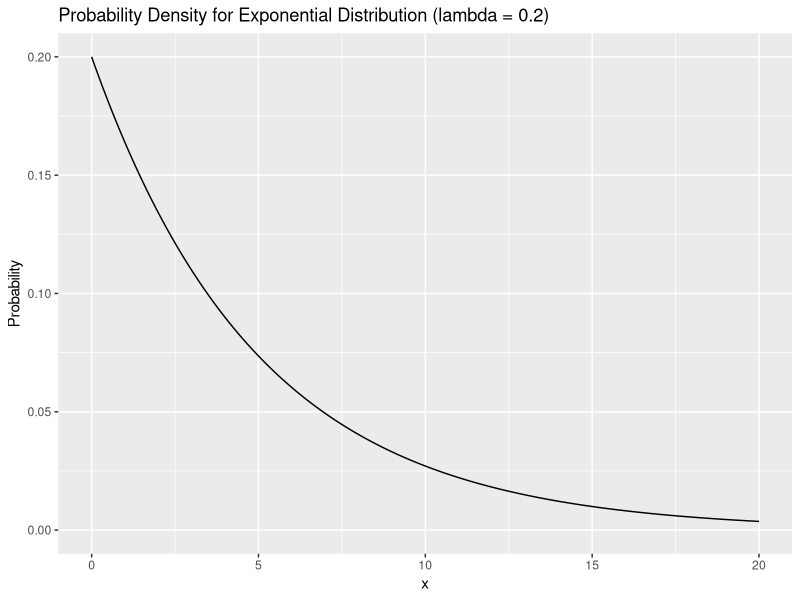
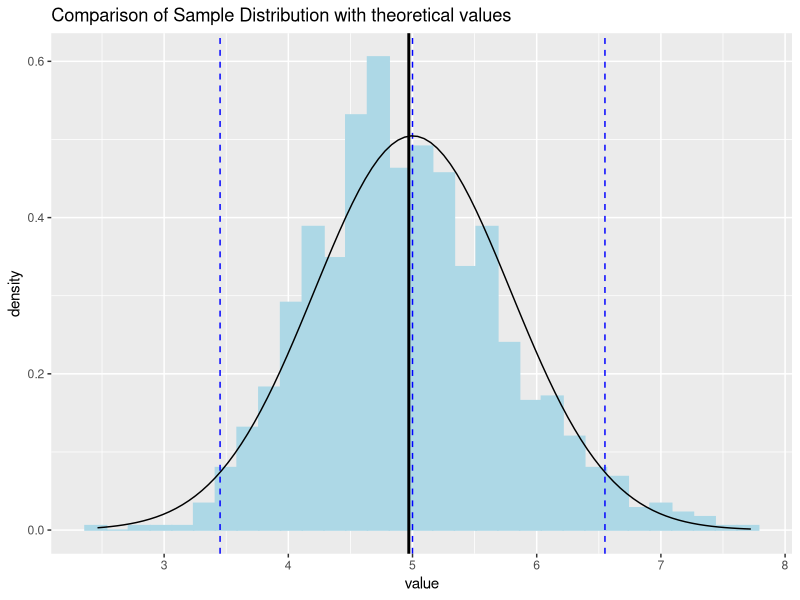

Write R code to recreate these figures, in order.
## ---- chunk 1
suppressPackageStartupMessages({
  require(ggplot2)
  })
set.seed(92361)
lambda <- 0.2
n_draws <- 40
n_simulations <- 1000
## ---- chunk 2
x <- seq(0, 20, by=0.1)
y <- dexp(x, lambda)
qplot(x,
      y,
      main = 'Probability Density for Exponential Distribution (lambda = 0.2)',
      ylab = 'Probability',
      ylim = c(0,0.2),
      geom = c('line')
     )
## ---- chunk 3
y <- NULL
for( i in 1 : n_simulations ) y <- c(y, mean(rexp(n_draws,lambda)))
dat <- as.data.frame(y)
colnames(dat) <- 'value'
## ---- chunk 4
mu_hat <- mean(dat$value)
sigma_hat <- sd(dat$value)
mu <- 1/lambda
sigma <- 1/lambda/sqrt(n_draws)
ll <- mu - qnorm(0.975) * sigma
ul <- mu + qnorm(0.975) * sigma

ggplot(data = dat, aes(x=value)) +
  geom_histogram(binwidth = 0.175, colour = 'lightblue', fill = 'lightblue', aes(y = ..density..)) + 
  geom_vline(xintercept = mu, size = 0.5, colour = 'blue', linetype = 'dashed') +
  geom_vline(xintercept = mu_hat, size = 1) +
  geom_vline(xintercept = ul, size = 0.5, colour = 'blue', linetype = 'dashed') +
  geom_vline(xintercept = ll, size = 0.5, colour = 'blue', linetype = 'dashed') +
  ggtitle('Comparison of Sample Distribution with theoretical values') +
  stat_function(fun = dnorm, args = list(mean = mu, sd = sigma), size = 0.5)
## ---- chunk 5
cat('Mean of distribution: ', mu_hat, ' compared to confidence interval [', ll, ',', ul, ']\n')
cat('SD of distribution: ', sigma_hat, ' compared to theoretical value: ', sigma, '\n')
